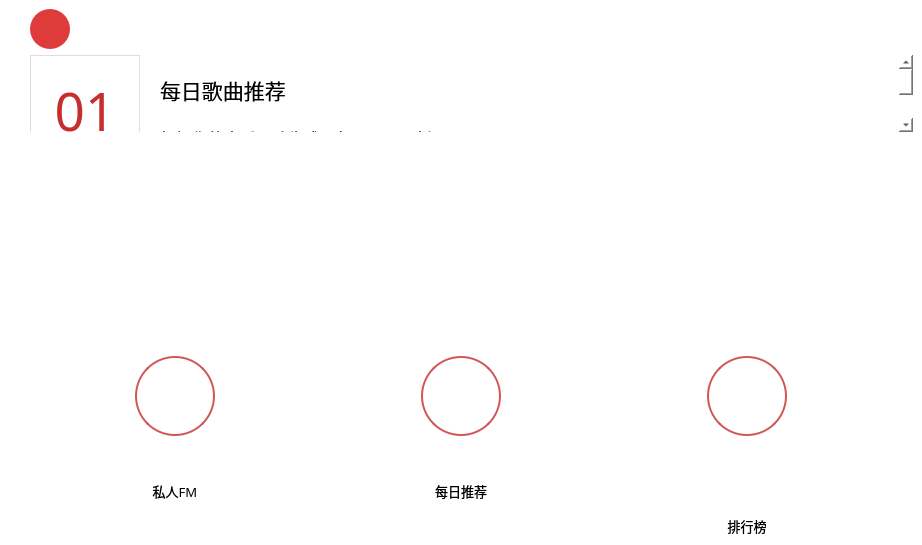
<?xml version="1.0" encoding="UTF-8"?>
<ui version="4.0">
 <class>FindWindow</class>
 <widget class="QWidget" name="FindWindow">
  <property name="geometry">
   <rect>
    <x>0</x>
    <y>0</y>
    <width>922</width>
    <height>545</height>
   </rect>
  </property>
  <property name="font">
   <font>
    <family>Microsoft YaHei</family>
    <pointsize>12</pointsize>
   </font>
  </property>
  <property name="windowTitle">
   <string>Form</string>
  </property>
  <property name="styleSheet">
   <string notr="true">background-color: rgba(255, 255, 255, 0);</string>
  </property>
  <layout class="QVBoxLayout" name="verticalLayout_4">
   <property name="spacing">
    <number>0</number>
   </property>
   <property name="leftMargin">
    <number>0</number>
   </property>
   <property name="topMargin">
    <number>0</number>
   </property>
   <property name="rightMargin">
    <number>0</number>
   </property>
   <property name="bottomMargin">
    <number>0</number>
   </property>
   <item>
    <widget class="QWidget" name="recWidget" native="true">
     <property name="visible">
      <bool>false</bool>
     </property>
     <property name="styleSheet">
      <string notr="true">background-color: rgba(255, 255, 255, 0);</string>
     </property>
     <layout class="QVBoxLayout" name="verticalLayout_6">
      <property name="leftMargin">
       <number>30</number>
      </property>
      <item>
       <widget class="QPushButton" name="returnButton">
        <property name="minimumSize">
         <size>
          <width>40</width>
          <height>40</height>
         </size>
        </property>
        <property name="maximumSize">
         <size>
          <width>40</width>
          <height>40</height>
         </size>
        </property>
        <property name="styleSheet">
         <string notr="true">QPushButton {background-color: rgb(223, 59, 59);
border-radius: 20px;}

QPushButton:pressed {background-color:#BC2F2D}</string>
        </property>
        <property name="text">
         <string/>
        </property>
        <property name="icon">
         <iconset resource="res.qrc">
          <normaloff>:/icon/return</normaloff>:/icon/return</iconset>
        </property>
        <property name="iconSize">
         <size>
          <width>30</width>
          <height>30</height>
         </size>
        </property>
        <property name="autoDefault">
         <bool>false</bool>
        </property>
        <property name="default">
         <bool>false</bool>
        </property>
        <property name="flat">
         <bool>false</bool>
        </property>
       </widget>
      </item>
      <item>
       <widget class="QScrollArea" name="scrollArea">
        <property name="styleSheet">
         <string notr="true">QScrollArea
{
	background-color: rgba(255, 255, 255, 0);
	border:none;
}

QScrollBar:vertical {
	width: 10px;
	background: transparent;
}

QScrollBar::handle:vertical {
	width: 10px;
	min-height: 20px;
	background: #C8C9CC;
	border-radius: 5px;
}
QScrollBar::handle:vertical:hover {
        background: #ADAFB2;
}

QScrollBar::sub-line:vertical {
        height: 0px;
        background: transparent;
}
QScrollBar::add-line:vertical {
        height: 0px;
        background: transparent;
}</string>
        </property>
        <property name="frameShape">
         <enum>QFrame::NoFrame</enum>
        </property>
        <property name="verticalScrollBarPolicy">
         <enum>Qt::ScrollBarAlwaysOn</enum>
        </property>
        <property name="horizontalScrollBarPolicy">
         <enum>Qt::ScrollBarAlwaysOff</enum>
        </property>
        <property name="widgetResizable">
         <bool>true</bool>
        </property>
        <property name="alignment">
         <set>Qt::AlignLeading|Qt::AlignLeft|Qt::AlignTop</set>
        </property>
        <widget class="QWidget" name="scrollAreaWidgetContents">
         <property name="geometry">
          <rect>
           <x>0</x>
           <y>0</y>
           <width>502</width>
           <height>1800</height>
          </rect>
         </property>
         <property name="sizePolicy">
          <sizepolicy hsizetype="Expanding" vsizetype="Expanding">
           <horstretch>0</horstretch>
           <verstretch>0</verstretch>
          </sizepolicy>
         </property>
         <layout class="QVBoxLayout" name="verticalLayout_7">
          <property name="spacing">
           <number>40</number>
          </property>
          <property name="leftMargin">
           <number>0</number>
          </property>
          <property name="topMargin">
           <number>0</number>
          </property>
          <property name="rightMargin">
           <number>0</number>
          </property>
          <property name="bottomMargin">
           <number>0</number>
          </property>
          <item>
           <widget class="QWidget" name="widget" native="true">
            <property name="styleSheet">
             <string notr="true">background-color: rgba(255, 255, 255, 0);</string>
            </property>
            <layout class="QHBoxLayout" name="horizontalLayout_2">
             <property name="spacing">
              <number>20</number>
             </property>
             <property name="leftMargin">
              <number>0</number>
             </property>
             <property name="topMargin">
              <number>0</number>
             </property>
             <property name="rightMargin">
              <number>0</number>
             </property>
             <property name="bottomMargin">
              <number>0</number>
             </property>
             <item>
              <widget class="QLabel" name="dateLabel">
               <property name="minimumSize">
                <size>
                 <width>110</width>
                 <height>110</height>
                </size>
               </property>
               <property name="maximumSize">
                <size>
                 <width>110</width>
                 <height>110</height>
                </size>
               </property>
               <property name="font">
                <font>
                 <family>Microsoft YaHei</family>
                 <pointsize>40</pointsize>
                </font>
               </property>
               <property name="styleSheet">
                <string notr="true">color: rgb(199, 46, 46);
background-color: rgb(255, 255, 255);
border: 1px solid rgb(226, 219, 225);</string>
               </property>
               <property name="text">
                <string>01</string>
               </property>
               <property name="alignment">
                <set>Qt::AlignCenter</set>
               </property>
              </widget>
             </item>
             <item>
              <layout class="QVBoxLayout" name="verticalLayout_5">
               <property name="spacing">
                <number>0</number>
               </property>
               <item>
                <widget class="QLabel" name="label_4">
                 <property name="minimumSize">
                  <size>
                   <width>180</width>
                   <height>40</height>
                  </size>
                 </property>
                 <property name="maximumSize">
                  <size>
                   <width>180</width>
                   <height>40</height>
                  </size>
                 </property>
                 <property name="font">
                  <font>
                   <family>Microsoft YaHei</family>
                   <pointsize>16</pointsize>
                  </font>
                 </property>
                 <property name="text">
                  <string>每日歌曲推荐</string>
                 </property>
                 <property name="wordWrap">
                  <bool>true</bool>
                 </property>
                </widget>
               </item>
               <item>
                <widget class="QLabel" name="label_5">
                 <property name="minimumSize">
                  <size>
                   <width>350</width>
                   <height>25</height>
                  </size>
                 </property>
                 <property name="maximumSize">
                  <size>
                   <width>350</width>
                   <height>25</height>
                  </size>
                 </property>
                 <property name="font">
                  <font>
                   <family>Microsoft YaHei</family>
                   <pointsize>12</pointsize>
                  </font>
                 </property>
                 <property name="midLineWidth">
                  <number>1</number>
                 </property>
                 <property name="text">
                  <string>根据你的音乐口味生成，每天6:00更新</string>
                 </property>
                 <property name="wordWrap">
                  <bool>true</bool>
                 </property>
                </widget>
               </item>
              </layout>
             </item>
             <item>
              <spacer name="horizontalSpacer">
               <property name="orientation">
                <enum>Qt::Horizontal</enum>
               </property>
               <property name="sizeHint" stdset="0">
                <size>
                 <width>40</width>
                 <height>20</height>
                </size>
               </property>
              </spacer>
             </item>
            </layout>
           </widget>
          </item>
          <item>
           <widget class="QTableView" name="tableView">
            <property name="minimumSize">
             <size>
              <width>0</width>
              <height>1650</height>
             </size>
            </property>
            <property name="font">
             <font>
              <family>Microsoft YaHei</family>
              <pointsize>12</pointsize>
             </font>
            </property>
            <property name="styleSheet">
             <string notr="true">QTableView
{	
	background-color: rgba(255, 255, 255, 0);
}

QTableView::item
{
	padding-left: 20px;
    padding-right: 20px;
	border: none;
}

QTableView::item::selected
{
	background-color: #E8E8EA;
	color: #000000;
}</string>
            </property>
            <property name="frameShape">
             <enum>QFrame::NoFrame</enum>
            </property>
            <property name="verticalScrollBarPolicy">
             <enum>Qt::ScrollBarAlwaysOff</enum>
            </property>
            <property name="horizontalScrollBarPolicy">
             <enum>Qt::ScrollBarAlwaysOff</enum>
            </property>
            <property name="editTriggers">
             <set>QAbstractItemView::NoEditTriggers</set>
            </property>
            <property name="alternatingRowColors">
             <bool>true</bool>
            </property>
            <property name="selectionMode">
             <enum>QAbstractItemView::SingleSelection</enum>
            </property>
            <property name="selectionBehavior">
             <enum>QAbstractItemView::SelectRows</enum>
            </property>
            <property name="showGrid">
             <bool>false</bool>
            </property>
            <property name="gridStyle">
             <enum>Qt::NoPen</enum>
            </property>
            <attribute name="horizontalHeaderVisible">
             <bool>false</bool>
            </attribute>
            <attribute name="horizontalHeaderCascadingSectionResizes">
             <bool>false</bool>
            </attribute>
            <attribute name="horizontalHeaderDefaultSectionSize">
             <number>125</number>
            </attribute>
            <attribute name="verticalHeaderVisible">
             <bool>false</bool>
            </attribute>
            <attribute name="verticalHeaderDefaultSectionSize">
             <number>55</number>
            </attribute>
           </widget>
          </item>
         </layout>
        </widget>
       </widget>
      </item>
     </layout>
    </widget>
   </item>
   <item>
    <widget class="QWidget" name="startWidget" native="true">
     <property name="visible">
      <bool>true</bool>
     </property>
     <layout class="QVBoxLayout" name="verticalLayout_8">
      <item>
       <widget class="QWidget" name="widget_2" native="true">
        <property name="sizePolicy">
         <sizepolicy hsizetype="Expanding" vsizetype="Expanding">
          <horstretch>0</horstretch>
          <verstretch>0</verstretch>
         </sizepolicy>
        </property>
        <property name="minimumSize">
         <size>
          <width>540</width>
          <height>200</height>
         </size>
        </property>
        <property name="maximumSize">
         <size>
          <width>16777215</width>
          <height>300</height>
         </size>
        </property>
        <layout class="QHBoxLayout" name="horizontalLayout_3" stretch="1">
         <property name="spacing">
          <number>0</number>
         </property>
         <property name="leftMargin">
          <number>0</number>
         </property>
         <property name="topMargin">
          <number>0</number>
         </property>
         <property name="rightMargin">
          <number>0</number>
         </property>
         <property name="bottomMargin">
          <number>0</number>
         </property>
         <item>
          <widget class="AdsWidget2" name="banner">
           <property name="sizePolicy">
            <sizepolicy hsizetype="Expanding" vsizetype="Expanding">
             <horstretch>0</horstretch>
             <verstretch>0</verstretch>
            </sizepolicy>
           </property>
           <property name="minimumSize">
            <size>
             <width>540</width>
             <height>200</height>
            </size>
           </property>
           <property name="maximumSize">
            <size>
             <width>780</width>
             <height>300</height>
            </size>
           </property>
           <property name="sizeIncrement">
            <size>
             <width>0</width>
             <height>0</height>
            </size>
           </property>
           <property name="font">
            <font>
             <family>Microsoft YaHei</family>
             <pointsize>15</pointsize>
            </font>
           </property>
           <property name="layoutDirection">
            <enum>Qt::LeftToRight</enum>
           </property>
           <property name="hoverStop">
            <bool>true</bool>
           </property>
           <property name="showNumber">
            <bool>false</bool>
           </property>
           <property name="minHeight">
            <number>6</number>
           </property>
           <property name="minWidth">
            <number>6</number>
           </property>
           <property name="maxWidth">
            <number>25</number>
           </property>
           <property name="interval">
            <number>4000</number>
           </property>
           <property name="navRadius">
            <number>3</number>
           </property>
           <property name="navColor">
            <color alpha="200">
             <red>255</red>
             <green>255</green>
             <blue>255</blue>
            </color>
           </property>
           <property name="textColor">
            <color>
             <red>217</red>
             <green>79</green>
             <blue>79</blue>
            </color>
           </property>
           <property name="tipColor">
            <color>
             <red>217</red>
             <green>79</green>
             <blue>78</blue>
            </color>
           </property>
           <property name="darkColor">
            <color alpha="200">
             <red>198</red>
             <green>46</green>
             <blue>46</blue>
            </color>
           </property>
           <property name="imageNames">
            <string>:/img/login-bg</string>
           </property>
           <property name="imageTips">
            <string>数字专辑</string>
           </property>
           <property name="navPosition">
            <enum>AdsWidget2::NavPosition_Center</enum>
           </property>
           <property name="navStyle">
            <enum>AdsWidget2::NavStyle_Ellipse</enum>
           </property>
          </widget>
         </item>
        </layout>
       </widget>
      </item>
      <item>
       <layout class="QHBoxLayout" name="horizontalLayout">
        <property name="spacing">
         <number>80</number>
        </property>
        <item>
         <layout class="QVBoxLayout" name="verticalLayout">
          <property name="spacing">
           <number>10</number>
          </property>
          <item>
           <widget class="QPushButton" name="fmButton">
            <property name="minimumSize">
             <size>
              <width>80</width>
              <height>80</height>
             </size>
            </property>
            <property name="maximumSize">
             <size>
              <width>80</width>
              <height>80</height>
             </size>
            </property>
            <property name="styleSheet">
             <string notr="true">QPushButton
{
background-color: rgba(255, 255, 255, 0);
border-radius: 40px;
border-color: rgb(209, 87, 87);
border: 2px solid rgb(209, 87, 87);
}

QPushButton:pressed
{
background-color: rgba(209, 87, 87, 50);
}</string>
            </property>
            <property name="text">
             <string/>
            </property>
            <property name="icon">
             <iconset resource="res.qrc">
              <normaloff>:/icon/fm</normaloff>:/icon/fm</iconset>
            </property>
            <property name="iconSize">
             <size>
              <width>50</width>
              <height>50</height>
             </size>
            </property>
            <property name="default">
             <bool>true</bool>
            </property>
            <property name="flat">
             <bool>true</bool>
            </property>
           </widget>
          </item>
          <item>
           <widget class="QLabel" name="label">
            <property name="maximumSize">
             <size>
              <width>80</width>
              <height>16777215</height>
             </size>
            </property>
            <property name="font">
             <font>
              <family>Microsoft YaHei</family>
              <pointsize>10</pointsize>
             </font>
            </property>
            <property name="text">
             <string>私人FM</string>
            </property>
            <property name="alignment">
             <set>Qt::AlignCenter</set>
            </property>
            <property name="wordWrap">
             <bool>true</bool>
            </property>
           </widget>
          </item>
         </layout>
        </item>
        <item>
         <layout class="QVBoxLayout" name="verticalLayout_2">
          <property name="spacing">
           <number>10</number>
          </property>
          <item>
           <widget class="QPushButton" name="recButton">
            <property name="minimumSize">
             <size>
              <width>80</width>
              <height>80</height>
             </size>
            </property>
            <property name="maximumSize">
             <size>
              <width>80</width>
              <height>80</height>
             </size>
            </property>
            <property name="styleSheet">
             <string notr="true">QPushButton
{
background-color: rgba(255, 255, 255, 0);
border-radius: 40px;
border-color: rgb(209, 87, 87);
border: 2px solid rgb(209, 87, 87);
}

QPushButton:pressed
{
background-color: rgba(209, 87, 87, 50);
}</string>
            </property>
            <property name="text">
             <string/>
            </property>
            <property name="icon">
             <iconset resource="res.qrc">
              <normaloff>:/icon/rec</normaloff>:/icon/rec</iconset>
            </property>
            <property name="iconSize">
             <size>
              <width>50</width>
              <height>50</height>
             </size>
            </property>
            <property name="default">
             <bool>true</bool>
            </property>
            <property name="flat">
             <bool>true</bool>
            </property>
           </widget>
          </item>
          <item>
           <widget class="QLabel" name="label_2">
            <property name="maximumSize">
             <size>
              <width>80</width>
              <height>16777215</height>
             </size>
            </property>
            <property name="font">
             <font>
              <family>Microsoft YaHei</family>
              <pointsize>10</pointsize>
             </font>
            </property>
            <property name="text">
             <string>每日推荐</string>
            </property>
            <property name="alignment">
             <set>Qt::AlignCenter</set>
            </property>
            <property name="wordWrap">
             <bool>true</bool>
            </property>
           </widget>
          </item>
         </layout>
        </item>
        <item>
         <layout class="QVBoxLayout" name="verticalLayout_3">
          <item>
           <widget class="QPushButton" name="topButton">
            <property name="minimumSize">
             <size>
              <width>80</width>
              <height>80</height>
             </size>
            </property>
            <property name="maximumSize">
             <size>
              <width>80</width>
              <height>80</height>
             </size>
            </property>
            <property name="styleSheet">
             <string notr="true">QPushButton
{
background-color: rgba(255, 255, 255, 0);
border-radius: 40px;
border-color: rgb(209, 87, 87);
border: 2px solid rgb(209, 87, 87);
}

QPushButton:pressed
{
background-color: rgba(209, 87, 87, 50);
}</string>
            </property>
            <property name="text">
             <string/>
            </property>
            <property name="icon">
             <iconset resource="res.qrc">
              <normaloff>:/icon/top</normaloff>:/icon/top</iconset>
            </property>
            <property name="iconSize">
             <size>
              <width>50</width>
              <height>50</height>
             </size>
            </property>
            <property name="default">
             <bool>true</bool>
            </property>
            <property name="flat">
             <bool>true</bool>
            </property>
           </widget>
          </item>
          <item>
           <widget class="QLabel" name="label_3">
            <property name="maximumSize">
             <size>
              <width>80</width>
              <height>16777215</height>
             </size>
            </property>
            <property name="font">
             <font>
              <family>Microsoft YaHei</family>
              <pointsize>10</pointsize>
             </font>
            </property>
            <property name="text">
             <string>排行榜</string>
            </property>
            <property name="alignment">
             <set>Qt::AlignCenter</set>
            </property>
            <property name="wordWrap">
             <bool>true</bool>
            </property>
           </widget>
          </item>
         </layout>
        </item>
       </layout>
      </item>
     </layout>
    </widget>
   </item>
  </layout>
 </widget>
 <customwidgets>
  <customwidget>
   <class>AdsWidget2</class>
   <extends>QWidget</extends>
   <header>adswidget2.h</header>
  </customwidget>
 </customwidgets>
 <resources>
  <include location="res.qrc"/>
 </resources>
 <connections/>
</ui>
